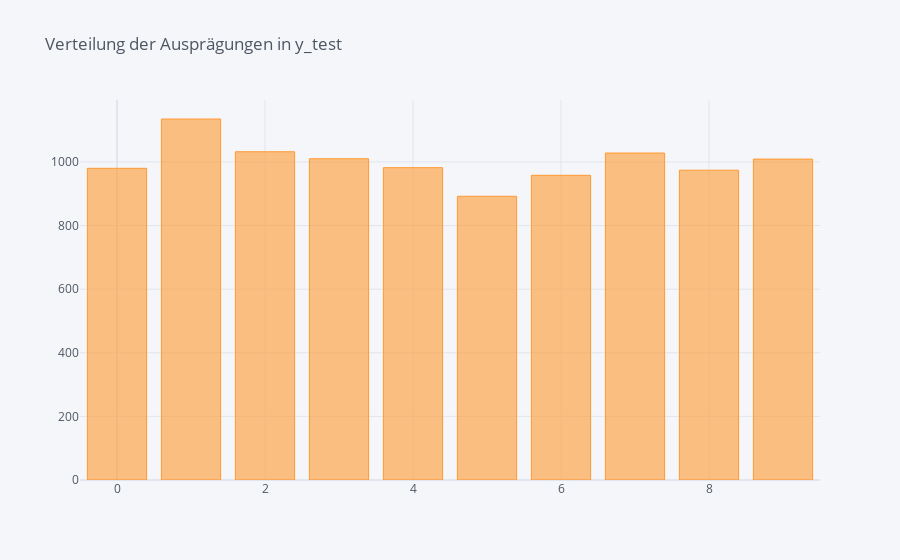

The code cell stored with this chart in its notebook:
### Code cell
y_test_df = pd.DataFrame(y_test)
y_test_df = y_test_df[0].value_counts()
y_test_df.iplot(kind='bar',barmode='stack', title='Verteilung der Ausprägungen in y_test')

### Figure 1 — Plotly figure (JSON) as saved in the notebook; plotly's stock layout.template omitted (floating-point values rounded to 4 significant figures)
{"data": [{"marker": {"color": "rgba(255, 153, 51, 0.6)", "line": {"color": "rgba(255, 153, 51, 1.0)", "width": 1}}, "name": "0", "orientation": "v", "text": "", "type": "bar", "x": [1, 2, 7, 3, 9, 4, 0, 8, 6, 5], "y": [1135, 1032, 1028, 1010, 1009, 982, 980, 974, 958, 892]}], "layout": {"barmode": "stack", "legend": {"bgcolor": "#F5F6F9", "font": {"color": "#4D5663"}, "traceorder": "normal"}, "paper_bgcolor": "#F5F6F9", "plot_bgcolor": "#F5F6F9", "title": {"font": {"color": "#4D5663"}, "text": "Verteilung der Ausprägungen in y_test"}, "xaxis": {"gridcolor": "#E1E5ED", "showgrid": true, "tickfont": {"color": "#4D5663"}, "title": {"font": {"color": "#4D5663"}, "text": ""}, "zerolinecolor": "#E1E5ED"}, "yaxis": {"gridcolor": "#E1E5ED", "showgrid": true, "tickfont": {"color": "#4D5663"}, "title": {"font": {"color": "#4D5663"}, "text": ""}, "zerolinecolor": "#E1E5ED"}}}
